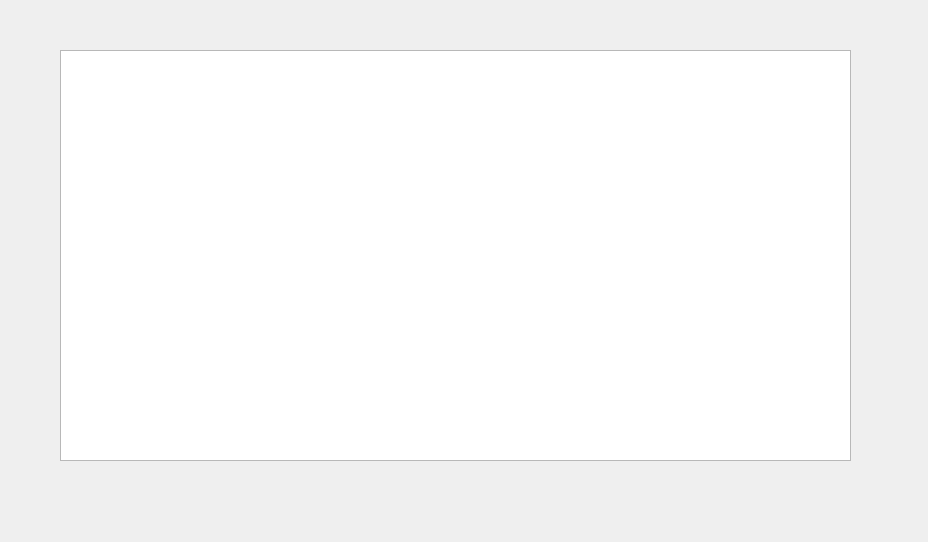
<?xml version="1.0" encoding="UTF-8"?>
<ui version="4.0">
 <class>Form</class>
 <widget class="QWidget" name="Form">
  <property name="geometry">
   <rect>
    <x>0</x>
    <y>0</y>
    <width>928</width>
    <height>542</height>
   </rect>
  </property>
  <property name="windowTitle">
   <string>Form</string>
  </property>
  <widget class="QTextEdit" name="hintText">
   <property name="geometry">
    <rect>
     <x>60</x>
     <y>50</y>
     <width>791</width>
     <height>411</height>
    </rect>
   </property>
   <property name="font">
    <font>
     <pointsize>36</pointsize>
    </font>
   </property>
   <property name="readOnly">
    <bool>true</bool>
   </property>
  </widget>
  <widget class="QLabel" name="complexText">
   <property name="geometry">
    <rect>
     <x>250</x>
     <y>110</y>
     <width>391</width>
     <height>271</height>
    </rect>
   </property>
   <property name="font">
    <font>
     <pointsize>100</pointsize>
    </font>
   </property>
   <property name="text">
    <string/>
   </property>
   <property name="alignment">
    <set>Qt::AlignCenter</set>
   </property>
  </widget>
 </widget>
 <resources/>
 <connections/>
</ui>
